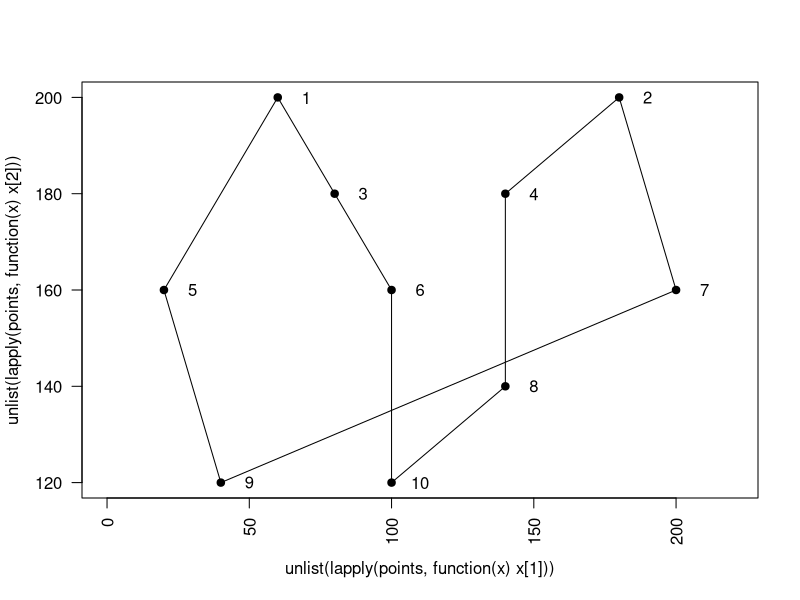

Write the R code that produced this figure.
# Define all the points
points <- list(c(60, 200), c(180, 200), c(80, 180), c(140, 180), c(20, 160), c(100, 160), c(200, 160), c(140, 140), c(40, 120), c(100, 120))

# Calculate the distances between all points
distances <- matrix(nrow = length(points), ncol = length(points))
for (i in 1:length(points)) {
    for (j in 1:length(points)) {
        distances[i, j] <- sqrt(sum((points[[i]] - points[[j]])^2))
    }
}

# Create a data frame to store the distances
distances_df <- data.frame(distances)

# Set the row names and column names of the data frame
rownames(distances_df) <- paste("Point", 1:length(points))
colnames(distances_df) <- paste("Point", 1:length(points))

# Print the data frame
print(distances_df)

# Use the Sorted Edges Algorithm to find the Hamiltonian circuit
edges <- which(lower.tri(distances), arr.ind = TRUE)
edges <- cbind(edges, distances[edges])
edges <- edges[order(edges[,3]),]

# Initialize tour
tour <- c(edges[1, 1:2])

# Initialize the head and tail of tour
head <- tour[1]
tail <- tour[2]

print(edges)
print(tour)
print(head)
print(tail)

# Initialize a variable to track if tour is updated in the loop
updated <- TRUE

while (updated) {
    # Assume tour won't be updated at the beginning of each loop
    updated <- FALSE
    
    for(i in 1:nrow(edges)) {
        edge <- edges[i, 1:2]
        
        # If the value in the first column of edge equals the head of tour and the value in the second column is not in tour
        if (edge[1] == head && !(edge[2] %in% tour)) {
            # Insert the value in the second column of edge at the head of tour
            tour <- c(edge[2], tour)
            # Update the head of tour
            head <- edge[2]
            # Mark that tour has been updated
            updated <- TRUE
            break
        }
        
        # If the value in the second column of edge equals the head of tour and the value in the first column is not in tour
        if (edge[2] == head && !(edge[1] %in% tour)) {
            # Insert the value in the first column of edge at the head of tour
            tour <- c(edge[1], tour)
            # Update the head of tour
            head <- edge[1]
            # Mark that tour has been updated
            updated <- TRUE
            break
        }
        
        # If the value in the first column of edge equals the tail of tour and the value in the second column is not in tour
        if (edge[1] == tail && !(edge[2] %in% tour)) {
            # Insert the value in the second column of edge at the tail of tour
            tour <- c(tour, edge[2])
            # Update the tail of tour
            tail <- edge[2]
            # Mark that tour has been updated
            updated <- TRUE
            break
        }
        
        # If the value in the second column of edge equals the tail of tour and the value in the first column is not in tour
        if (edge[2] == tail && !(edge[1] %in% tour)) {
            # Insert the value in the first column of edge at the tail of tour
            tour <- c(tour, edge[1])
            # Update the tail of tour
            tail <- edge[1]
            # Mark that tour has been updated
            updated <- TRUE
            break
        }
    }
}
tour <- c(tour, tour[1])

# Calculate the total distance of the circuit
total_distance <- sum(distances[tour[-length(tour)], tour[-1]])

# Output the results
print(paste("The tour is:", paste(tour, collapse = " -> ")))
print(paste("The total distance is:", total_distance))

# Create a PNG graphics device
png("Q3/output.png")

# Visualize the Hamiltonian circuit
plot(unlist(lapply(points, function(x) x[1])), unlist(lapply(points, function(x) x[2])), type = "n", las = 2, xlim = c(min(unlist(lapply(points, function(x) x[1]))) - 20, max(unlist(lapply(points, function(x) x[1]))) + 20))

# Mark the points with black dots
points(unlist(lapply(points, function(x) x[1])), unlist(lapply(points, function(x) x[2])), pch = 19, col = "black")

# Add the point numbers next to the points
text(unlist(lapply(points, function(x) x[1])) + 10, unlist(lapply(points, function(x) x[2])), labels = 1:length(points), cex = 1)

# Draw the lines between the points
lines(unlist(lapply(points[tour], function(x) x[1])), unlist(lapply(points[tour], function(x) x[2])))

# Close the graphics device and save the image
dev.off()